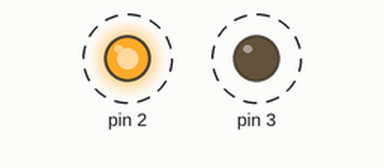
The sketch below on a simulated Arduino Uno, built with avr-gcc and run on an emulated ATmega328P. Parts: output pins drawn as LEDs (lit = HIGH). Dashed ring = blinking.

Above: at 0.24 s.
Timing chart, 0 to 4.6 s (numbered marks = the images above):
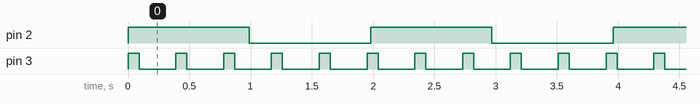

Measured:
- by itself, pin 2: alternates HIGH for 0.99 s and LOW for 0.99 s
- by itself, pin 3: alternates HIGH for 0.09 s and LOW for 0.30 s

The sketch:

BasicFreeRTOS.ino
```cpp
#include <Arduino_FreeRTOS.h>

void TaskLoop1(void *parms);
void TaskLoop2(void *parms);

void setup() {
  xTaskCreate(TaskLoop1, "Loop1", 128, NULL, 2, NULL);
  xTaskCreate(TaskLoop2, "Loop2", 128, NULL, 1, NULL);
}

void loop() {}

void TaskLoop1(void *parms){
  pinMode(2, OUTPUT);

  while(true) {
    digitalWrite(2, HIGH);
    vTaskDelay(1000/portTICK_PERIOD_MS);
    digitalWrite(2, LOW);
    vTaskDelay(1000/portTICK_PERIOD_MS);
  }
}

void TaskLoop2(void *parms){
  pinMode(3, OUTPUT);

  while(true) {
    digitalWrite(3, HIGH);
    vTaskDelay(100/portTICK_PERIOD_MS);
    digitalWrite(3, LOW);
    vTaskDelay(300/portTICK_PERIOD_MS);
  }
}
```
